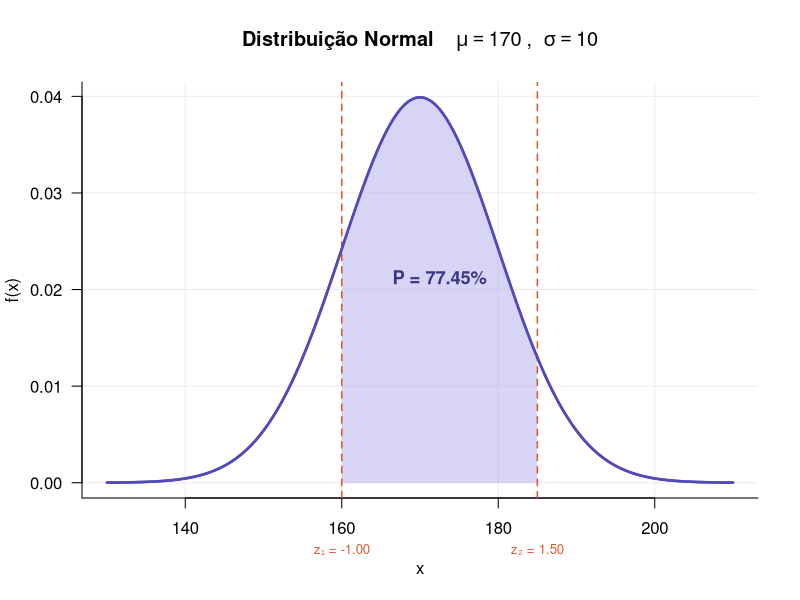

The R script that drew this image:
## ---- chunk 1
# ============================================================
#  Distribuição Normal — Cálculo e Visualização
#  Exemplo: X ~ N(μ = 170, σ = 10)
#  Objetivo: P(160 ≤ X ≤ 185)
# ============================================================

# --- Parâmetros (altere aqui) --------------------------------
mu    <- 170   # média
sigma <- 10    # desvio padrão
a     <- 160   # limite inferior
b     <- 185   # limite superior
# ------------------------------------------------------------


# ============================================================
# 1. CÁLCULO ANALÍTICO
# ============================================================

z1 <- (a - mu) / sigma
z2 <- (b - mu) / sigma

phi_z1 <- pnorm(z1)   # Φ(z1)
phi_z2 <- pnorm(z2)   # Φ(z2)

prob <- phi_z2 - phi_z1

cat("======================================\n")
cat("  Distribuição Normal: N(μ =", mu, ", σ =", sigma, ")\n")
cat("======================================\n")
cat(sprintf("  Intervalo : [%.1f, %.1f]\n", a, b))
cat(sprintf("  z₁ = (%.1f - %.1f) / %.1f = %.4f\n", a, mu, sigma, z1))
cat(sprintf("  z₂ = (%.1f - %.1f) / %.1f = %.4f\n", b, mu, sigma, z2))
cat(sprintf("  Φ(z₁) = %.4f\n", phi_z1))
cat(sprintf("  Φ(z₂) = %.4f\n", phi_z2))
cat("--------------------------------------\n")
cat(sprintf("  P(%.1f ≤ X ≤ %.1f) = %.4f  (%.2f%%)\n", a, b, prob, prob * 100))
cat("======================================\n\n")


# ============================================================
# 2. APROXIMAÇÃO NUMÉRICA — Regra de Simpson
# ============================================================

simpson <- function(f, lower, upper, n = 100) {
  if (n %% 2 != 0) n <- n + 1          # n deve ser par
  h  <- (upper - lower) / n
  xi <- seq(lower, upper, by = h)
  yi <- f(xi)
  coef <- c(1, rep(c(4, 2), (n - 2) / 2), 4, 1)
  (h / 3) * sum(coef * yi)
}

pdf_normal <- function(x) dnorm(x, mean = mu, sd = sigma)

prob_simpson <- simpson(pdf_normal, a, b, n = 100)

cat("--------------------------------------\n")
cat("  Aproximação via Regra de Simpson\n")
cat(sprintf("  P(%.1f ≤ X ≤ %.1f) ≈ %.4f  (%.2f%%)\n",
            a, b, prob_simpson, prob_simpson * 100))
cat(sprintf("  Erro absoluto: %.2e\n", abs(prob - prob_simpson)))
cat("--------------------------------------\n\n")


# ============================================================
# 3. GRÁFICO
# ============================================================

x_seq <- seq(mu - 4 * sigma, mu + 4 * sigma, length.out = 500)
y_seq <- dnorm(x_seq, mean = mu, sd = sigma)

# Região sombreada
x_shade <- seq(a, b, length.out = 300)
y_shade <- dnorm(x_shade, mean = mu, sd = sigma)

# Cores
col_curve  <- "#534AB7"
col_fill   <- "#AFA9EC"
col_lines  <- "#D85A30"
col_text   <- "#3C3489"

# Plot base
plot(x_seq, y_seq,
     type = "l", lwd = 2.5, col = col_curve,
     xlab = "x", ylab = "f(x)",
     main = bquote(bold("Distribuição Normal") ~
                     "  " ~ mu == .(mu) ~ ", " ~ sigma == .(sigma)),
     las = 1, bty = "l",
     panel.first = grid(col = "gray92", lty = 1))

# Área sombreada
polygon(c(a, x_shade, b),
        c(0, y_shade, 0),
        col  = adjustcolor(col_fill, alpha.f = 0.5),
        border = NA)

# Linhas dos limites
abline(v = c(a, b), lty = 2, col = col_lines, lwd = 1.5)

# Anotações z
mtext(sprintf("z₁ = %.2f", z1), side = 1, at = a,
      line = 2, cex = 0.8, col = col_lines)
mtext(sprintf("z₂ = %.2f", z2), side = 1, at = b,
      line = 2, cex = 0.8, col = col_lines)

# Probabilidade na área
x_mid <- (a + b) / 2
y_mid <- dnorm(x_mid, mean = mu, sd = sigma) * 0.55
text(x_mid, y_mid,
     labels = sprintf("P = %.2f%%", prob * 100),
     col = col_text, cex = 1.1, font = 2)

# Curva por cima da sombra
lines(x_seq, y_seq, lwd = 2.5, col = col_curve)


## ---- chunk 2

## ---- chunk 3
distancia <- c(10.2, 9.8, 10.5, 10.1, 9.9, 10.3)
distancia
